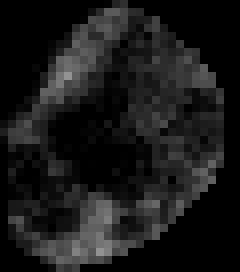
#> input picture sample_imgs/The_Particle_1.tif, 30 x 34 px (shown 8 times larger)
$ python -i FreqAnalysis.py   (imports and definitions only)
#> lines starting #> are read from the running program, lines starting #| are printed output that depends on the picture; long printed decimals are rounded
# -*- coding:utf-8 -*-
"""
Code modified on March 2021 by Maria Teresa Parreira @Instituto Superior Tecnico, Lisboa


"""
import numpy as np
from scipy import ndimage as ndi


from skimage.filters import gabor_kernel
from skimage.measure import shannon_entropy
from scipy import signal
from statistics import mean


class FreqAnalysis:
    """
    Analysing data from frequency standpoint
    """

    def __init__(self, img):
        """
        initialize
        :param img: normalized image

        """

        features = {}
        self.img = img


        # prepare filter bank kernels
        kernels = []
        powers = []
        frequencies = np.array([0.1, 0.2,0.3,0.4]) #4 frequencies
        for theta in range(4):
            theta = theta / 4. * np.pi #4 angles
            for frequency in frequencies: #a total of 16 filters
                kernel_temp = gabor_kernel(frequency, theta = theta)
                power_img = self.power_calc(img,kernel_temp)
                powers.append (np.mean(power_img))
                #save only real kernel
                kernels.append(np.real(kernel_temp))

        features['Mean Gabor Power'] = mean(powers)

        # prepare reference features

        feat_gabor = self.compute_gabor_feats(self.img, kernels)

        features.update(feat_gabor)

        feat_freq = self.compute_freq_feats(self.img)

        features.update(feat_freq)

        self.features = features


    def compute_gabor_feats(self,image, kernels):

        features = {}
        f_var = []
        f_mean = []
        f_energy = []
        f_ent = []
        for k, kernel in enumerate(kernels):
            filtered = ndi.convolve(image, kernel, mode='wrap')
            f_mean.append(np.mean(filtered))
            f_var.append(np.var(filtered))
            f_energy.append(np.sum(np.power(filtered.ravel(),2))/len(filtered.ravel()))
            f_ent.append(shannon_entropy(filtered))

        features['Gabor Variance'] = mean(f_var)
        features['Gabor Mean'] = mean(f_mean)
        features['Gabor Energy'] = mean(f_energy)
        features['Gabor Entropy'] = mean(f_ent)


        return features


    def compute_freq_feats(self,image):
        #get some spectral analysis features

        f = np.fft.fft2(image)
        fshift = np.fft.fftshift(f)
        magnitude_spectrum = 20*np.log(np.abs(fshift))

        features = {}
        features['Mean Spectral Magnitude'] = np.mean(magnitude_spectrum) #in dB

        f_psd, Pxx = signal.welch(image)

        sum_fp = np.multiply(f_psd, Pxx)
        sum_int = np.sum(Pxx)

        mean_pxx = np.sum(sum_fp)/sum_int

        features['Mean Spectral Power'] = mean_pxx

        return features


    def power_calc(self,image,kernel):
        # Normalize images for better comparison.
        image = (image - image.mean()) / image.std()
        #convolves images with filter
        return np.sqrt(ndi.convolve(image, np.real(kernel), mode='wrap')**2 +
                       ndi.convolve(image, np.imag(kernel), mode='wrap')**2)


    def print_features(self, print_values = True):
        """
        print features
        """

        if print_values:
            print("----Frequency Analysis-----")
        feature_labels = []
        feature_values = []
        for key in self.features.keys():
            if print_values:
                print("{}: {}".format(key, self.features[key]))
            feature_labels.append(key)
            feature_values.append(self.features[key])

        return feature_labels, feature_values

>>> import cv2
>>> picture = cv2.imread('sample_imgs/The_Particle_1.tif', cv2.IMREAD_GRAYSCALE)
#> picture is the input picture: shape (34, 30); min 0, max 147, mean 25.3
>>> result = FreqAnalysis(picture).print_features()
#> the loop in __init__, `for theta in range(4):` made 4 passes
#> theta on passes 2 to 4: 0.785, 1.57, 2.36
#> pass 1, in power_calc, `image = (image - image.mean()) / image.std()`:
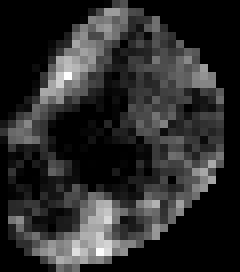
#> image: shape (34, 30) float64 (shown 8 times larger); min -0.827, max 3.98, mean 2.79e-17; drawn with min black and max white
#> after the loop in __init__, `for theta in range(4):`:
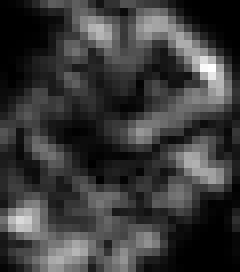
#> power_img: shape (34, 30) float64 (shown 8 times larger); min 0.00022, max 0.282, mean 0.0655; drawn with min black and max white
#> after the loop in __init__, `for theta in range(4):`: kernels = 16 items; powers = [0.112, 0.077, 0.0583, 0.0635, 0.179, 0.113, 0.0832, 0.0729, 0.1, 0.0993, 0.0632, 0.0607, 0.117, 0.0806, 0.0651, 0.0655]
#> the loop in compute_gabor_feats, `for k, kernel in enumerate(kernels):` made 16 passes
#> pass 1, in compute_gabor_feats, `filtered = ndi.convolve(image, kernel, mode='wrap')`:
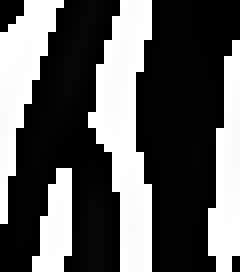
#> filtered: shape (34, 30) (shown 8 times larger); min 0, max 255, mean 92.9
#> pass 2, in compute_gabor_feats, `filtered = ndi.convolve(image, kernel, mode='wrap')`:
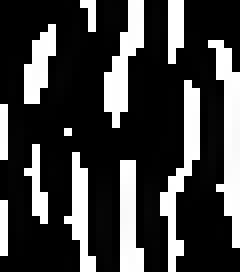
#> filtered: shape (34, 30) (shown 8 times larger); min 0, max 255, mean 64.8
#> pass 3, in compute_gabor_feats, `filtered = ndi.convolve(image, kernel, mode='wrap')`:
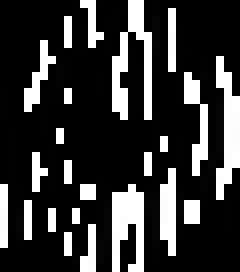
#> filtered: shape (34, 30) (shown 8 times larger); min 0, max 255, mean 56.5
#> after the loop in compute_gabor_feats, `for k, kernel in enumerate(kernels):`:
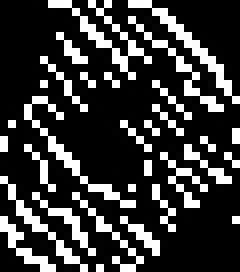
#> filtered: shape (34, 30) (shown 8 times larger); min 0, max 255, mean 58.3
#> after the loop in compute_gabor_feats, `for k, kernel in enumerate(kernels):`: f_energy = [4.95, 3.17, 1.76, 3.1, 16.09, 7.5, 4.32, 3.52, 4.95, 6.78, 2.45, 2.88, 4.91, 3.27, 2.38, 2.29]; f_ent = [3.13, 2.52, 2.13, 2.56, 3.96, 3.17, 2.67, 2.47, 2.99, 2.99, 2.26, 2.46, 3.12, 2.66, 2.27, 2.33]; f_mean = [92.86, 64.79, 56.52, 65.56, 108.4, 77.32, 65.54, 57.03, 89.12, 77.33, 58.27, 61.02, 105.7, 74.06, 58, 58.28]; f_var = [14719.5, 12124.1, 11085.2, 12215.4, 15246.9, 13374.3, 12179.8, 11082.5, 14498.5, 13438.9, 11309.5, 11643.6, 15429.4, 13188.9, 11268.1, 11296.6]
#> in __init__, `feat_gabor = self.compute_gabor_feats(self.img, kernels)`: feat_gabor = {'Gabor Variance': 12756.3, 'Gabor Mean': 73.11, 'Gabor Energy': 4.64, 'Gabor Entropy': 2.73}
#> in compute_freq_feats, `magnitude_spectrum = 20*np.log(np.abs(fshift))`:
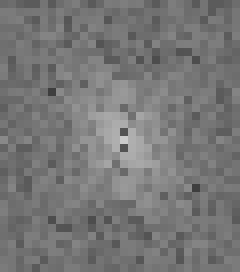
#> magnitude_spectrum: shape (34, 30) float64 (shown 8 times larger); min 62.18, max 203.2, mean 119
#> in compute_freq_feats, `f_psd, Pxx = signal.welch(image)`: f_psd = [0, 0.0333, 0.0667, 0.1, 0.133, 0.167, 0.2, 0.233, 0.267, 0.3, 0.333, 0.367, 0.4, 0.433, 0.467, 0.5]
#> in compute_freq_feats, `sum_int = np.sum(Pxx)`: sum_int = 923352.8
#> in compute_freq_feats, `mean_pxx = np.sum(sum_fp)/sum_int`: mean_pxx = 0.0954
#> in __init__, `feat_freq = self.compute_freq_feats(self.img)`: feat_freq = {'Mean Spectral Magnitude': 119, 'Mean Spectral Power': 0.0954}
#> in __init__, `self.features = features`: self.features = {'Mean Gabor Power': 0.0881, 'Gabor Variance': 12756.3, 'Gabor Mean': 73.11, 'Gabor Energy': 4.64, 'Gabor Entropy': 2.73, 'Mean Spectral Magnitude': 119, 'Mean Spectral Power': 0.0954}
#> the loop in print_features, `for key in self.features.keys():` made 7 passes
#> key on passes 1 to 7: 'Mean Gabor Power', 'Gabor Variance', 'Gabor Mean', 'Gabor Energy', 'Gabor Entropy', 'Mean Spectral Magnitude', 'Mean Spectral Power'
#| Mean Gabor Power: 0.08814
#| Gabor Variance: 12756.327
#| Gabor Mean: 73.112
#| Gabor Energy: 4.644
#| Gabor Entropy: 2.731
#| Mean Spectral Magnitude: 119.012
#| Mean Spectral Power: 0.09539
#> after the loop in print_features, `for key in self.features.keys():`: feature_labels = ['Mean Gabor Power', 'Gabor Variance', 'Gabor Mean', 'Gabor Energy', 'Gabor Entropy', 'Mean Spectral Magnitude', 'Mean Spectral Power']; feature_values = [0.0881, 12756.3, 73.11, 4.64, 2.73, 119, 0.0954]
#> result = (['Mean Gabor Power', 'Gabor Variance', 'Gabor Mean', 'Gabor Energy', 'Gabor Entropy', 'Mean Spectral Magnitude', 'Mean Spectral Power'], [0.0881, 12756.3, 73.11, 4.64, 2.73, 119, 0.0954])

$ run again, on sample_imgs/The_Particle_10.tif
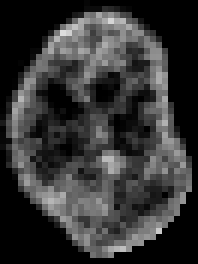
#> input picture sample_imgs/The_Particle_10.tif, 33 x 44 px (shown 6 times larger)
#> picture is the input picture: shape (44, 33); min 0, max 221, mean 52.4
#> the loop in __init__, `for theta in range(4):` made 4 passes
#> theta on passes 2 to 4: 0.785, 1.57, 2.36
#> after the loop in __init__, `for theta in range(4):`: kernels = 16 items; powers = [0.154, 0.0951, 0.0674, 0.0576, 0.105, 0.105, 0.0746, 0.0625, 0.0896, 0.071, 0.0594, 0.0539, 0.0971, 0.0893, 0.0638, 0.0541]
#> the loop in compute_gabor_feats, `for k, kernel in enumerate(kernels):` made 16 passes
#> after the loop in compute_gabor_feats, `for k, kernel in enumerate(kernels):`:
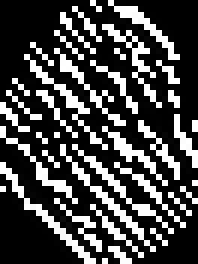
#> filtered: shape (44, 33) (shown 6 times larger); min 0, max 255, mean 70.4
#> after the loop in compute_gabor_feats, `for k, kernel in enumerate(kernels):`: f_energy = [36.67, 17.37, 9.22, 7.92, 18.02, 19.2, 11.67, 7.75, 14.99, 10.24, 7.1, 7.06, 16.17, 15.45, 7.75, 5.29]; f_ent = [4.56, 3.75, 3.15, 3.16, 4.01, 3.95, 3.37, 3.08, 3.67, 3.28, 3.04, 3.1, 3.88, 3.68, 3.19, 2.92]; f_mean = [101.2, 87.53, 74.16, 74.48, 100.5, 89.78, 75.88, 71.48, 92.8, 74.12, 71.31, 73.43, 94.52, 84.66, 77.63, 70.4]; f_var = [14504.9, 14061.6, 13033.5, 13075.5, 14858.8, 14159.6, 13144.1, 12766.4, 14517.1, 12990.8, 12764.9, 12986.2, 14567.1, 13862.2, 13412.7, 12710.3]
#> feat_gabor = {'Gabor Variance': 13588.5, 'Gabor Mean': 82.12, 'Gabor Energy': 13.24, 'Gabor Entropy': 3.49}
#> in compute_freq_feats, `magnitude_spectrum = 20*np.log(np.abs(fshift))`:
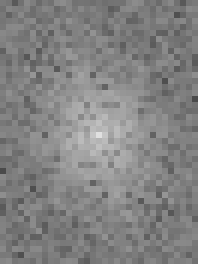
#> magnitude_spectrum: shape (44, 33) float64 (shown 6 times larger); min 75.54, max 224.8, mean 130.8
#> f_psd = 17 values from 0 to 0.485
#> sum_int = 3355412
#> mean_pxx = 0.0875
#> feat_freq = {'Mean Spectral Magnitude': 130.8, 'Mean Spectral Power': 0.0875}
#> self.features = {'Mean Gabor Power': 0.0812, 'Gabor Variance': 13588.5, 'Gabor Mean': 82.12, 'Gabor Energy': 13.24, 'Gabor Entropy': 3.49, 'Mean Spectral Magnitude': 130.8, 'Mean Spectral Power': 0.0875}
#> the loop in print_features, `for key in self.features.keys():` made 7 passes
#> key on passes 1 to 7: 'Mean Gabor Power', 'Gabor Variance', 'Gabor Mean', 'Gabor Energy', 'Gabor Entropy', 'Mean Spectral Magnitude', 'Mean Spectral Power'
#> (printed output is left out)
#> after the loop in print_features, `for key in self.features.keys():`: feature_labels = ['Mean Gabor Power', 'Gabor Variance', 'Gabor Mean', 'Gabor Energy', 'Gabor Entropy', 'Mean Spectral Magnitude', 'Mean Spectral Power']; feature_values = [0.0812, 13588.5, 82.12, 13.24, 3.49, 130.8, 0.0875]
#> result = (['Mean Gabor Power', 'Gabor Variance', 'Gabor Mean', 'Gabor Energy', 'Gabor Entropy', 'Mean Spectral Magnitude', 'Mean Spectral Power'], [0.0812, 13588.5, 82.12, 13.24, 3.49, 130.8, 0.0875])

$ run again, on sample_imgs/The_Particle_11.tif
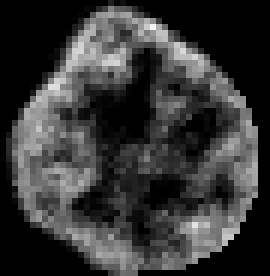
#> input picture sample_imgs/The_Particle_11.tif, 45 x 46 px (shown 6 times larger)
#> picture is the input picture: shape (46, 45); min 0, max 244, mean 54.7
#> the loop in __init__, `for theta in range(4):` made 4 passes
#> theta on passes 2 to 4: 0.785, 1.57, 2.36
#> after the loop in __init__, `for theta in range(4):`: kernels = 16 items; powers = [0.108, 0.0679, 0.0514, 0.0498, 0.121, 0.0841, 0.0642, 0.0541, 0.096, 0.0642, 0.0483, 0.0471, 0.12, 0.0755, 0.0488, 0.0448]
#> the loop in compute_gabor_feats, `for k, kernel in enumerate(kernels):` made 16 passes
#> after the loop in compute_gabor_feats, `for k, kernel in enumerate(kernels):`:
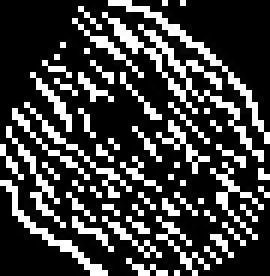
#> filtered: shape (46, 45) (shown 6 times larger); min 0, max 255, mean 63.1
#> after the loop in compute_gabor_feats, `for k, kernel in enumerate(kernels):`: f_energy = [20.17, 10.24, 6.57, 7.29, 25.75, 15.89, 10.25, 7.28, 19.16, 9.8, 5.54, 7.39, 27.59, 13.59, 6.7, 4.79]; f_ent = [4.17, 3.42, 2.94, 3.06, 4.39, 3.73, 3.3, 3.05, 3.99, 3.3, 2.84, 3.06, 4.3, 3.56, 2.82, 2.73]; f_mean = [97.88, 84.31, 69.35, 69.97, 106.9, 86.11, 75.13, 69.33, 94.89, 78.61, 67.24, 71.58, 93.85, 82.65, 64.87, 63.15]; f_var = [14607.2, 13955.4, 12568.3, 12584.9, 14943.6, 13967.4, 13097.6, 12538.1, 14527.8, 13457.8, 12347.2, 12788.8, 14246.4, 13743.2, 12049.4, 11864.1]
#> feat_gabor = {'Gabor Variance': 13330.4, 'Gabor Mean': 79.74, 'Gabor Energy': 12.37, 'Gabor Entropy': 3.42}
#> f_psd = 23 values from 0 to 0.489
#> in compute_freq_feats, `sum_fp = np.multiply(f_psd, Pxx)`:
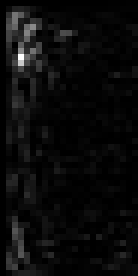
#> sum_fp: shape (46, 23) float64 (shown 6 times larger); min 0, max 8718.3, mean 382.4; drawn with min black and max white
#> sum_int = 5896557
#> mean_pxx = 0.0686
#> feat_freq = {'Mean Spectral Magnitude': 133.6, 'Mean Spectral Power': 0.0686}
#> self.features = {'Mean Gabor Power': 0.0716, 'Gabor Variance': 13330.4, 'Gabor Mean': 79.74, 'Gabor Energy': 12.37, 'Gabor Entropy': 3.42, 'Mean Spectral Magnitude': 133.6, 'Mean Spectral Power': 0.0686}
#> the loop in print_features, `for key in self.features.keys():` made 7 passes
#> key on passes 1 to 7: 'Mean Gabor Power', 'Gabor Variance', 'Gabor Mean', 'Gabor Energy', 'Gabor Entropy', 'Mean Spectral Magnitude', 'Mean Spectral Power'
#> (printed output is left out)
#> after the loop in print_features, `for key in self.features.keys():`: feature_labels = ['Mean Gabor Power', 'Gabor Variance', 'Gabor Mean', 'Gabor Energy', 'Gabor Entropy', 'Mean Spectral Magnitude', 'Mean Spectral Power']; feature_values = [0.0716, 13330.4, 79.74, 12.37, 3.42, 133.6, 0.0686]
#> result = (['Mean Gabor Power', 'Gabor Variance', 'Gabor Mean', 'Gabor Energy', 'Gabor Entropy', 'Mean Spectral Magnitude', 'Mean Spectral Power'], [0.0716, 13330.4, 79.74, 12.37, 3.42, 133.6, 0.0686])

$ run again, on sample_imgs/The_Particle_13.tif
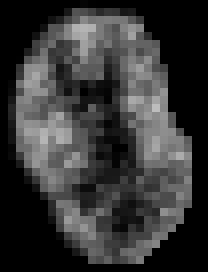
#> input picture sample_imgs/The_Particle_13.tif, 26 x 34 px (shown 8 times larger)
#> picture is the input picture: shape (34, 26); min 0, max 189, mean 54.3
#> the loop in __init__, `for theta in range(4):` made 4 passes
#> theta on passes 2 to 4: 0.785, 1.57, 2.36
#> after the loop in __init__, `for theta in range(4):`: kernels = 16 items; powers = [0.208, 0.102, 0.0739, 0.0625, 0.0921, 0.0777, 0.0599, 0.053, 0.11, 0.0693, 0.0465, 0.0468, 0.136, 0.0763, 0.0555, 0.0482]
#> the loop in compute_gabor_feats, `for k, kernel in enumerate(kernels):` made 16 passes
#> after the loop in compute_gabor_feats, `for k, kernel in enumerate(kernels):`: f_energy = [53.83, 17.9, 10.97, 9.86, 12.69, 10.46, 7.07, 5.97, 18.33, 9.7, 4.27, 5.84, 26.35, 10.67, 5.28, 3.87]; f_ent = [5.03, 3.94, 3.45, 3.25, 3.79, 3.55, 3.06, 2.9, 4.08, 3.29, 2.64, 2.94, 4.32, 3.46, 2.97, 2.76]; f_mean = [116.2, 93.88, 79.16, 72.21, 98.76, 88.66, 76.53, 69.85, 111.2, 77.95, 60.3, 68.15, 110.1, 82.27, 71.3, 68.14]; f_var = [14630.7, 14462.9, 13461.9, 12784.9, 14859.8, 14286.8, 13330.5, 12645.5, 15285.2, 13392.8, 11503.2, 12425.3, 15026.4, 13754.5, 12798.9, 12485.6]
#> feat_gabor = {'Gabor Variance': 13570.9, 'Gabor Mean': 84.04, 'Gabor Energy': 13.32, 'Gabor Entropy': 3.46}
#> in compute_freq_feats, `magnitude_spectrum = 20*np.log(np.abs(fshift))`:
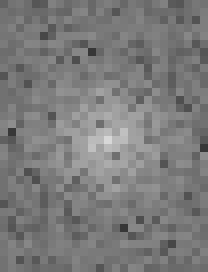
#> magnitude_spectrum: shape (34, 26) float64 (shown 8 times larger); min 55.76, max 215.6, mean 123.2
#> f_psd = [0, 0.0385, 0.0769, 0.115, 0.154, 0.192, 0.231, 0.269, 0.308, 0.346, 0.385, 0.423, 0.462, 0.5]
#> sum_int = 1893481.5
#> mean_pxx = 0.0949
#> feat_freq = {'Mean Spectral Magnitude': 123.2, 'Mean Spectral Power': 0.0949}
#> self.features = {'Mean Gabor Power': 0.0824, 'Gabor Variance': 13570.9, 'Gabor Mean': 84.04, 'Gabor Energy': 13.32, 'Gabor Entropy': 3.46, 'Mean Spectral Magnitude': 123.2, 'Mean Spectral Power': 0.0949}
#> the loop in print_features, `for key in self.features.keys():` made 7 passes
#> key on passes 1 to 7: 'Mean Gabor Power', 'Gabor Variance', 'Gabor Mean', 'Gabor Energy', 'Gabor Entropy', 'Mean Spectral Magnitude', 'Mean Spectral Power'
#> (printed output is left out)
#> after the loop in print_features, `for key in self.features.keys():`: feature_labels = ['Mean Gabor Power', 'Gabor Variance', 'Gabor Mean', 'Gabor Energy', 'Gabor Entropy', 'Mean Spectral Magnitude', 'Mean Spectral Power']; feature_values = [0.0824, 13570.9, 84.04, 13.32, 3.46, 123.2, 0.0949]
#> result = (['Mean Gabor Power', 'Gabor Variance', 'Gabor Mean', 'Gabor Energy', 'Gabor Entropy', 'Mean Spectral Magnitude', 'Mean Spectral Power'], [0.0824, 13570.9, 84.04, 13.32, 3.46, 123.2, 0.0949])
